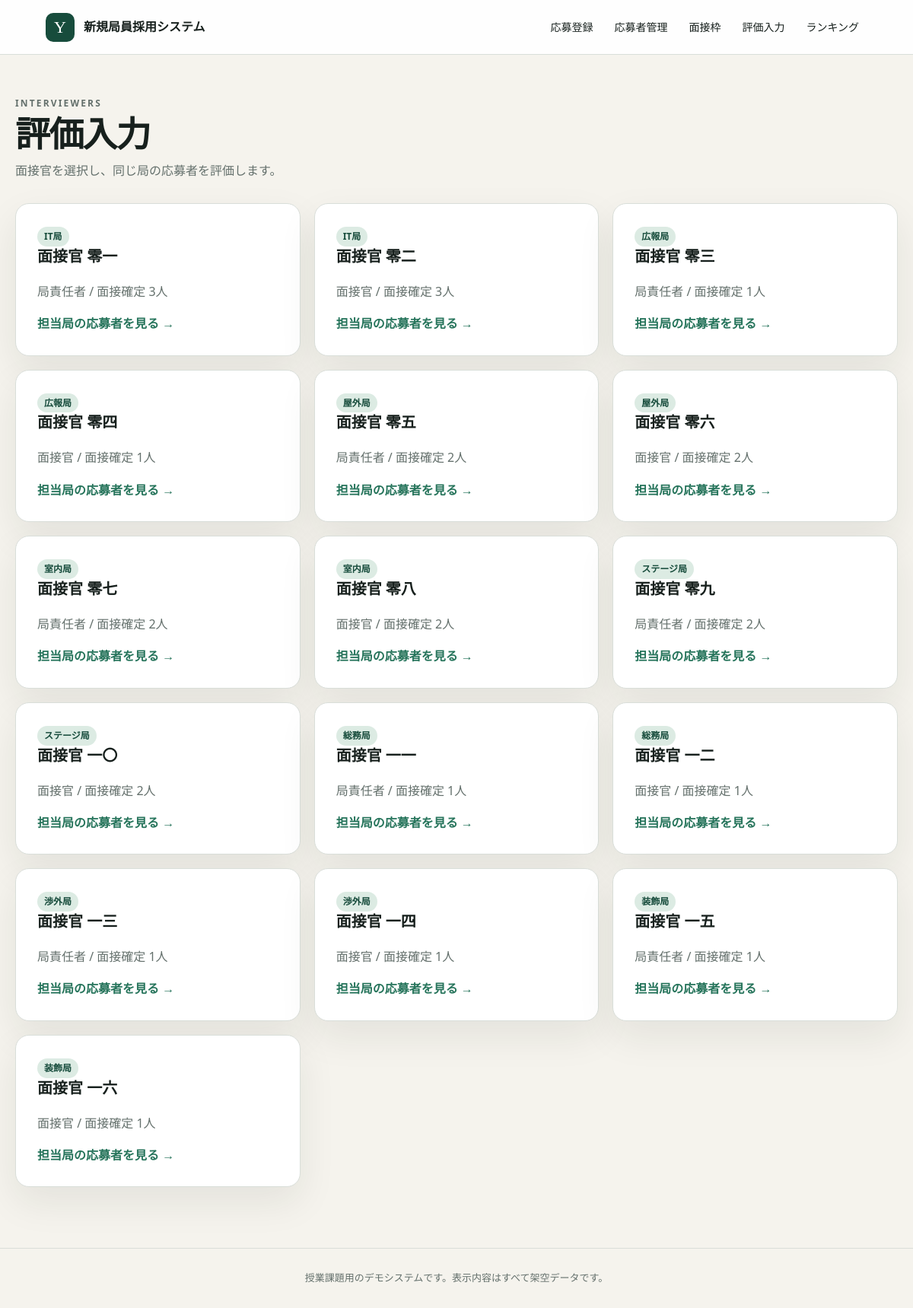
/interviewers, run on the app's committed database.
### tables this page shows
CREATE TABLE interviewers (
    id INTEGER PRIMARY KEY,
    name TEXT NOT NULL,
    bureau_id INTEGER NOT NULL,
    role TEXT NOT NULL CHECK (role IN ('chief', 'interviewer')),
    FOREIGN KEY (bureau_id) REFERENCES bureaus(id)
);

CREATE TABLE bureaus (
    id INTEGER PRIMARY KEY,
    name TEXT NOT NULL UNIQUE,
    capacity INTEGER NOT NULL CHECK (capacity >= 0)
);

### app.py (the view)
@app.route('/interviewers')
def interviewers() -> str:
    rows = get_db().execute(
        '''
        SELECT interviewer.id, interviewer.name, interviewer.role,
               bureau.id AS bureau_id, bureau.name AS bureau_name,
               COUNT(applicant.id) AS confirmed_applicant_count
        FROM interviewers AS interviewer
        JOIN bureaus AS bureau ON bureau.id = interviewer.bureau_id
        LEFT JOIN applicants AS applicant
          ON applicant.bureau_id = interviewer.bureau_id
         AND applicant.confirmed_bureau_schedule_id IS NOT NULL
        GROUP BY interviewer.id
        ORDER BY bureau.id, interviewer.id
        ''').fetchall()
    return render_template('interviewers.html', interviewers=rows)

### app.py (called while the page is built)
def get_db() -> sqlite3.Connection:
    db = getattr(g, '_database', None)
    if db is None:
        db = g._database = sqlite3.connect(DATABASE)
        db.execute('PRAGMA foreign_keys = ON')
        db.execute('PRAGMA busy_timeout = 3000')
        db.row_factory = sqlite3.Row
    return db

@app.teardown_appcontext
def close_connection(exception: Optional[BaseException]) -> None:
    db = getattr(g, '_database', None)
    if db is not None:
        db.close()

### templates/interviewers.html (shortened to what this page needs)
{% extends "base.html" %}
{% block content %}
  <div class="page-heading"><div><p class="eyebrow">INTERVIEWERS</p><h1>評価入力</h1><p>面接官を選択し、同じ局の応募者を評価します。</p></div></div>
  <div class="card-grid three">
    {% for interviewer in interviewers %}
      <article class="feature-card">
        <span class="badge">{{ interviewer.bureau_name }}</span>
        <h3>{{ interviewer.name }}</h3>
        <p>{{ '局責任者' if interviewer.role == 'chief' else '面接官' }} / 面接確定 {{ interviewer.confirmed_applicant_count }}人</p>
        <a href="{{ url_for('interviewer_evaluations', id=interviewer.id) }}">担当局の応募者を見る →</a>
      </article>
    {% endfor %}
  </div>
{% endblock %}

### static/style.css (style rules this page uses)
:root { --ink: #17201d; --muted: #64706c; --paper: #f5f3ed; --surface: #fff; --line: #d9ded9; --green: #174c3c; --green-2: #26745b; --mint: #dcebe3; --gold: #d6a84b; --danger: #9c3a36; --danger-bg: #f9e7e5; --success: #246947; --success-bg: #e4f2e9; --shadow: 0 20px 50px rgba(23, 32, 29, .08); }
* { box-sizing: border-box; }
body { margin: 0; color: var(--ink); background: var(--paper); font-family: "Yu Gothic", "Hiragino Kaku Gothic ProN", system-ui, sans-serif; line-height: 1.65; }
a { color: var(--green-2); }
h1, h2, h3 { margin-top: 0; line-height: 1.3; }
h1 { font-size: clamp(34px, 5vw, 62px); letter-spacing: -.04em; }
h3 { font-size: 20px; }
.eyebrow { margin-bottom: 10px; color: var(--green-2); font-size: 12px; font-weight: 800; letter-spacing: .18em; }
.section-heading p:last-child, .feature-card p { color: var(--muted); }
.card-grid { display: grid; gap: 18px; }
.card-grid.three { grid-template-columns: repeat(3, 1fr); }
.feature-card, .panel { padding: 28px; background: var(--surface); border: 1px solid var(--line); border-radius: 18px; box-shadow: var(--shadow); }
.feature-card a { font-weight: 700; text-decoration: none; }
.page-heading { display: flex; align-items: flex-end; justify-content: space-between; gap: 24px; margin-bottom: 30px; }
.page-heading h1 { margin-bottom: 5px; font-size: clamp(30px, 4vw, 46px); }
.page-heading p { margin: 0; color: var(--muted); }
.badge { display: inline-block; padding: 3px 9px; border-radius: 999px; background: var(--mint); color: var(--green); font-size: 12px; font-weight: 700; }

### data on the page
interviewers: bureau_name "IT局", name "面接官 零一", role "局責任者", confirmed_applicant_count "3"
interviewers: bureau_name "IT局", name "面接官 零二", role "面接官", confirmed_applicant_count "3"
interviewers: bureau_name "広報局", name "面接官 零三", role "局責任者", confirmed_applicant_count "1"
interviewers: bureau_name "広報局", name "面接官 零四", role "面接官", confirmed_applicant_count "1"
interviewers: bureau_name "屋外局", name "面接官 零五", role "局責任者", confirmed_applicant_count "2"
interviewers: bureau_name "屋外局", name "面接官 零六", role "面接官", confirmed_applicant_count "2"
interviewers: bureau_name "室内局", name "面接官 零七", role "局責任者", confirmed_applicant_count "2"
interviewers: bureau_name "室内局", name "面接官 零八", role "面接官", confirmed_applicant_count "2"
interviewers: bureau_name "ステージ局", name "面接官 零九", role "局責任者", confirmed_applicant_count "2"
interviewers: bureau_name "ステージ局", name "面接官 一〇", role "面接官", confirmed_applicant_count "2"
interviewers: bureau_name "総務局", name "面接官 一一", role "局責任者", confirmed_applicant_count "1"
interviewers: bureau_name "総務局", name "面接官 一二", role "面接官", confirmed_applicant_count "1"
interviewers: bureau_name "渉外局", name "面接官 一三", role "局責任者", confirmed_applicant_count "1"
interviewers: bureau_name "渉外局", name "面接官 一四", role "面接官", confirmed_applicant_count "1"
interviewers: bureau_name "装飾局", name "面接官 一五", role "局責任者", confirmed_applicant_count "1"
interviewers: bureau_name "装飾局", name "面接官 一六", role "面接官", confirmed_applicant_count "1"
